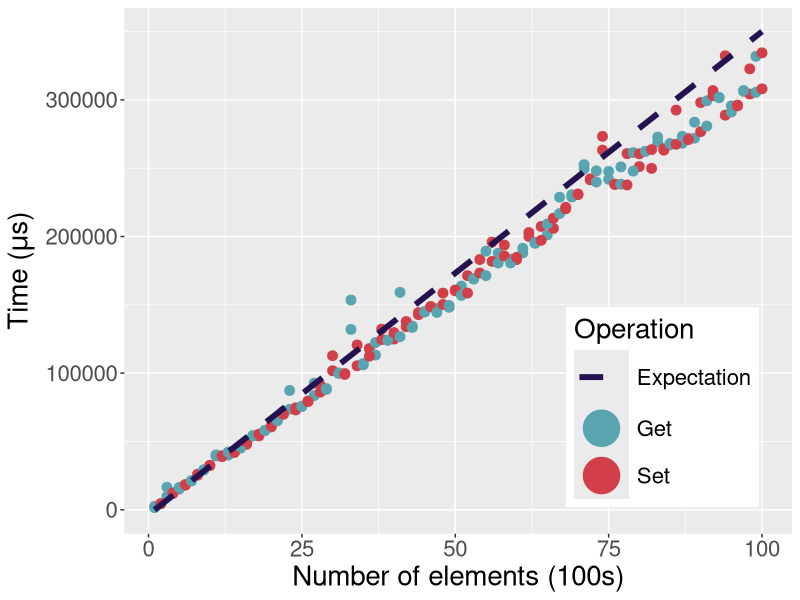
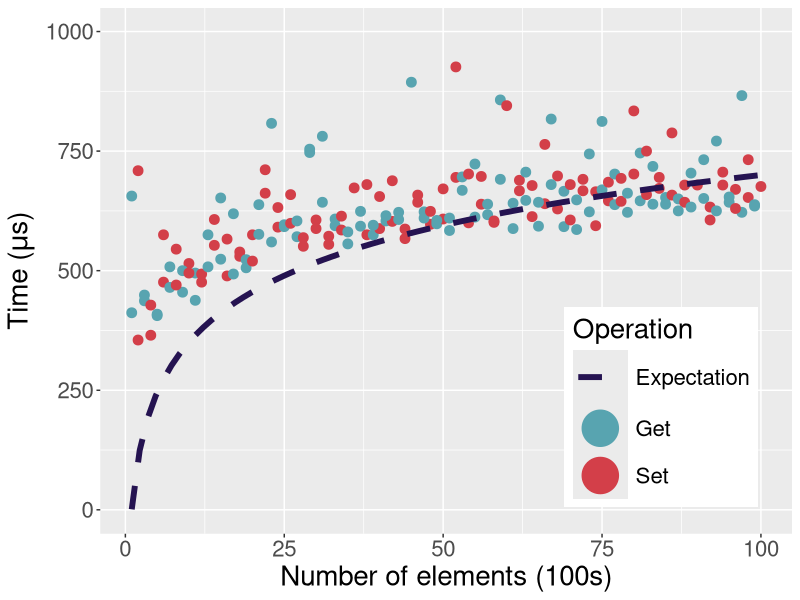
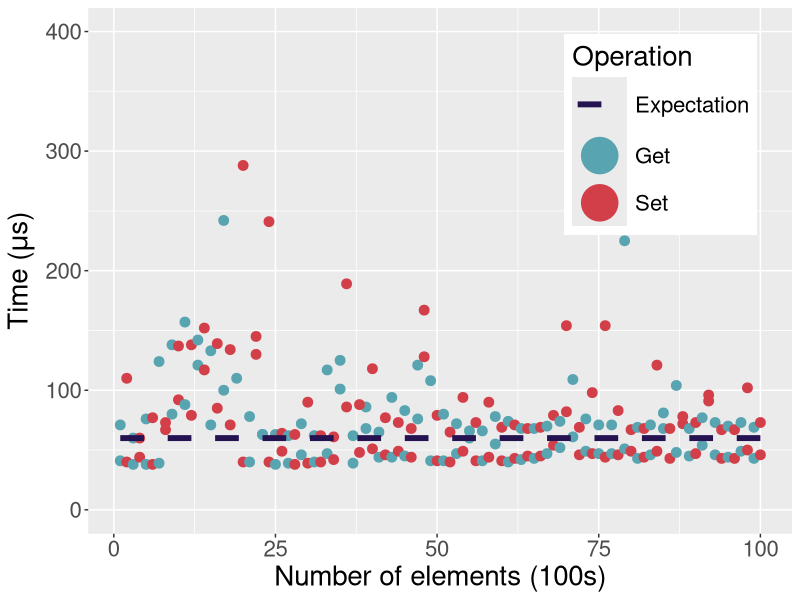
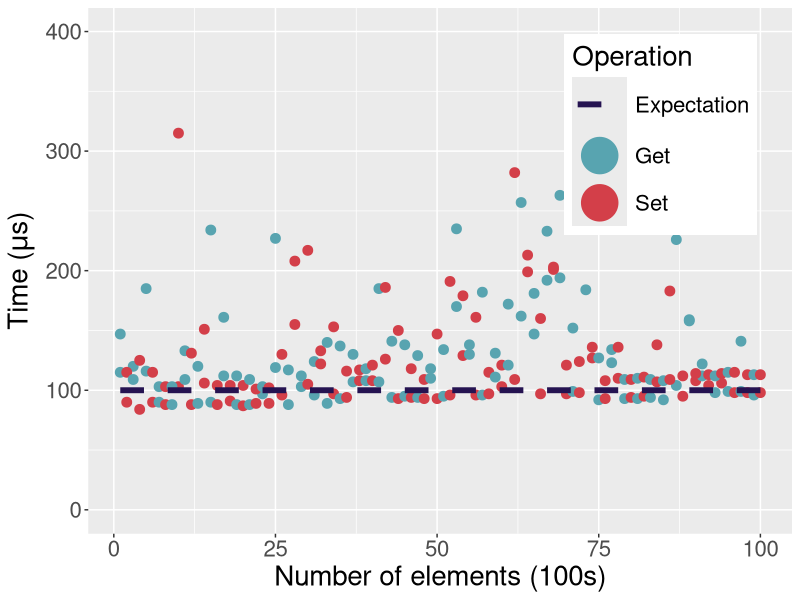
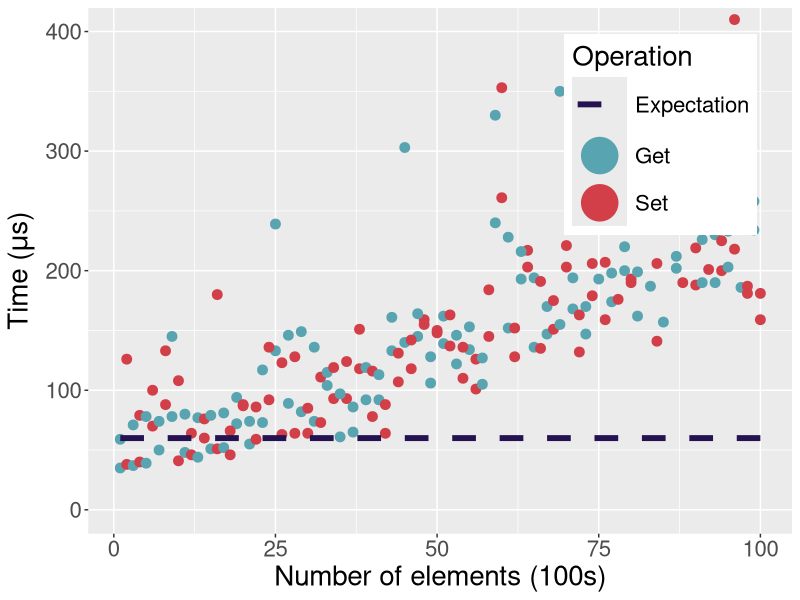
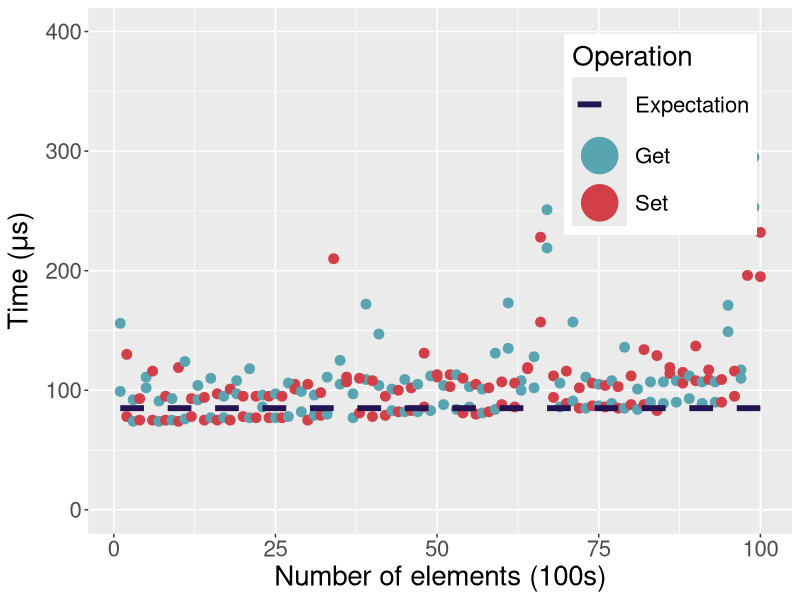

Write the R code that produced these figures, in order.
library(ggplot2)

options(scipen = 999)

draw_graph <- function(data_set, y_limit, samp_data, exp_formula, draw_top_graph = FALSE) {
  return(
    ggplot(
      data.frame(x = rep(data_set$cycle, 2), y = c(data_set$get, data_set$set), op = rep(c("Get", "Set"), length(data_set$cycle))),
      mapping = aes(x, y, col = op)
    ) +
      geom_point(
        size = 3
      ) +
      coord_cartesian(ylim = y_limit) +
      labs(
        y = expression(paste("Time (", mu, "s)")),
        x = "Number of elements (100s)",
        col = "Operation"
      ) +
      # stat_smooth(
      #   method = "lm",
      #   formula = y ~ log(x),
      #   color = "green",
      #   size = 2,
      #   se = FALSE
      # ) +
      stat_smooth(
        data = samp_data,
        mapping = aes(x, y, col = name),
        method = "lm",
        formula = exp_formula,
        # color = "blue",
        linetype = "dashed",
        size = 2,
        se = FALSE
      ) +
      scale_color_manual(
        values = c("#251351", "#58A4B0", "#D33F49")
      ) +
      guides(color = guide_legend(override.aes = list(size = 12))) +
      theme(
        legend.position = if (draw_top_graph) c(.95, .95) else c(.95, 0.05),
        legend.justification = if (draw_top_graph) c("right", "top") else c("right", "bottom"),
        legend.box.just = "right",
        legend.margin = margin(6, 6, 6, 6),
        text = element_text(size = 20)
      )
  )
}

linear <- read.csv("data/linear.csv")
binary <- read.csv("data/binary.csv")
hash <- read.csv("data/hash.csv")
collision_safe_hash <- read.csv("data/collision_safe_hash.csv")
hash_small <- read.csv("data/hash_small.csv")
collision_safe_hash_small <- read.csv("data/collision_safe_hash_small.csv")

ggsave(
  "outputs/linear.png",
  plot = draw_graph(
    linear,
    c(1, 350000),
    data.frame(x = c(1, 100), y = c(1, 350000), name = c("Expectation")),
    y ~ x
  )
)

ggsave(
  "outputs/binary.png",
  plot = draw_graph(
    binary,
    c(0, 1000),
    data.frame(x = c(1, 100), y = c(1, 700), name = c("Expectation")),
    y ~ log(x)
  )
)

ggsave(
  "outputs/hash.png",
  plot = draw_graph(
    hash,
    c(0, 400),
    data.frame(x = c(1, 100), y = c(60, 60), name = c("Expectation")),
    y ~ x,
    TRUE
  )
)

ggsave(
  "outputs/collision_safe_hash.png",
  plot = draw_graph(
    collision_safe_hash,
    c(0, 400),
    data.frame(x = c(1, 100), y = c(100, 100), name = c("Expectation")),
    y ~ x,
    TRUE
  )
)

ggsave(
  "outputs/hash_small.png",
  plot = draw_graph(
    hash_small,
    c(0, 400),
    data.frame(x = c(1, 100), y = c(60, 60), name = c("Expectation")),
    y ~ x,
    TRUE
  )
)

ggsave(
  "outputs/collision_safe_hash_small.png",
  plot = draw_graph(
    collision_safe_hash_small,
    c(0, 400),
    data.frame(x = c(1, 100), y = c(85, 85), name = c("Expectation")),
    y ~ x,
    TRUE
  )
)
